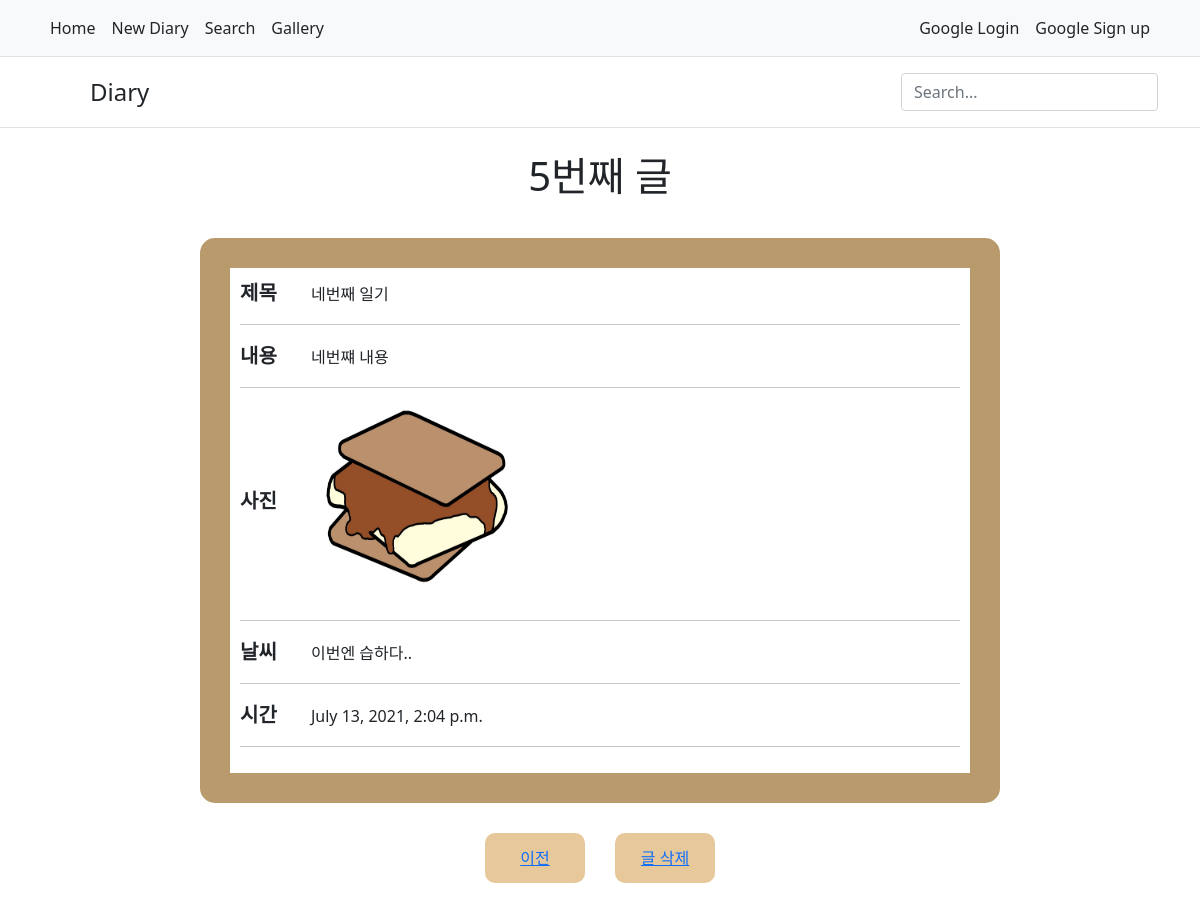
The app's page /detail/5 with its own data.
### diary/models.py (models this page shows, shortened)
class Diary(models.Model):
    title = models.CharField(max_length=50, default='')
    body = models.TextField(default='')
    time = models.DateTimeField()
    photo = models.ImageField(upload_to="diary/", blank=True, null=True)
    weather = models.CharField(max_length=20, default='')

### diary/views.py (the view)
# urls.py: path('detail/<str:id>', d.detail, name='detail'),
def detail(request, id):
    diarys = get_object_or_404(Diary, pk=id)
    return render(request, 'detail.html', {'diary':diarys})

### diary/templates/detail.html (shortened to what this page needs)
{% extends 'base.html' %}
{% load static %}
{% block link %} {% static 'css/detail.css' %} {% endblock %}
    {% block body %}
    <h1>{{diary.id}}번째 글</h1>
    <div id="detailBody">
        <span class="category">제목</span>
        <span>{{diary.title}}</span><hr>
        <span class="category">내용</span>
        <span>{{diary.body}}</span><hr>
        <span class="category">사진</span>
        <span><img src="{{diary.photo.url}}" width="200" height="200"></span><hr>
        <span class="category">날씨</span>
        <span>{{diary.weather}}</span><hr>
        <span class="category">시간</span>
        <span>{{diary.time}}</span><hr>
    </div>
    <div id="buttonBox">
        <a class="chooseButton" href="{% url 'home' %}">
            이전
        </a>
        <a class="chooseButton" href="{% url 'delete' diary.id %}">
            글 삭제
        </a>
    </div>
    {% endblock %}

### diary/static/css/detail.css (style rules this page uses)
#detailBody { padding: 10px; width: 800px; height: auto; border: 30px solid rgb(185, 154, 108); border-radius: 15px; margin: 30px; }
.category { font-size: 20px; font-weight: bolder; margin-right: 30px; }
#buttonBox { width: auto; height: auto; display: flex; }
.chooseButton { width: 100px; height: 50px; background-color: rgb(231, 200, 155); border-radius: 10px; text-align: center; line-height: 50px; margin: 0px 15px; }

### records on screen
Diary: id "5", title "네번째 일기", body "네번쨰 내용", photo (picture), weather "이번엔 습하다..", time "July 13, 2021, 2:04 p.m."
